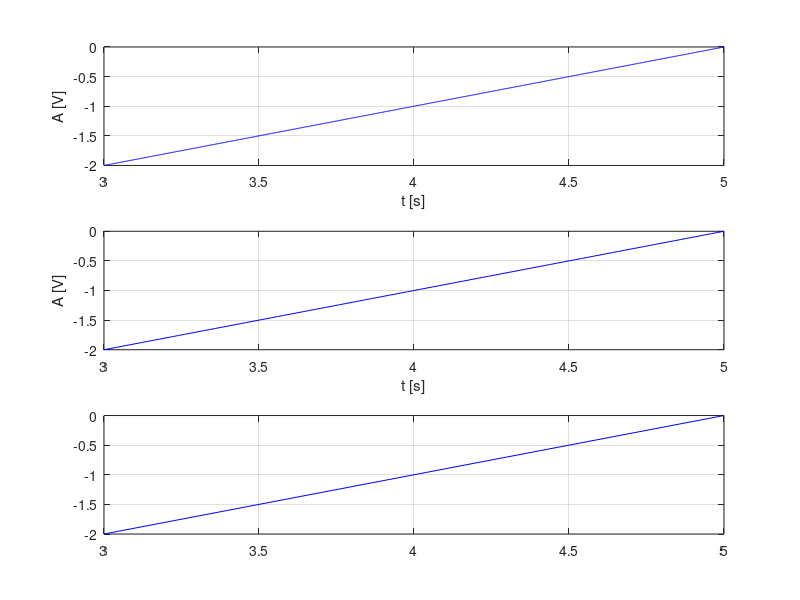

Write the MATLAB code that produced this figure.
%rezolutia temporara de 2ms
hold on,xlabel('t [s]'),ylabel('A [V]')
x = 0: 0.002: 3;
y = -x+1;
subplot(3,1,1)
plot(x, y, 'b')
x=3:0.002:5;
y = x-5;
plot(x,y,'b'),grid


%rezolutia temporara de 20ms
hold on,xlabel('t [s]'),ylabel('A [V]')
x = 0: 0.02: 3;
y = -x+1;
subplot(3,1,2)
plot(x, y, 'b')
x=3:0.02:5;
y = x-5;
plot(x,y,'b'),grid

%rezolutie temporara de 200ms
hold on,xlabel('t [s]'),ylabel('A [V]')
x = 0: 0.2: 3;
y = -x+1;
subplot(3,1,3)
plot(x, y, 'b')
x=3:0.2:5;
y = x-5;
plot(x,y,'b'),grid